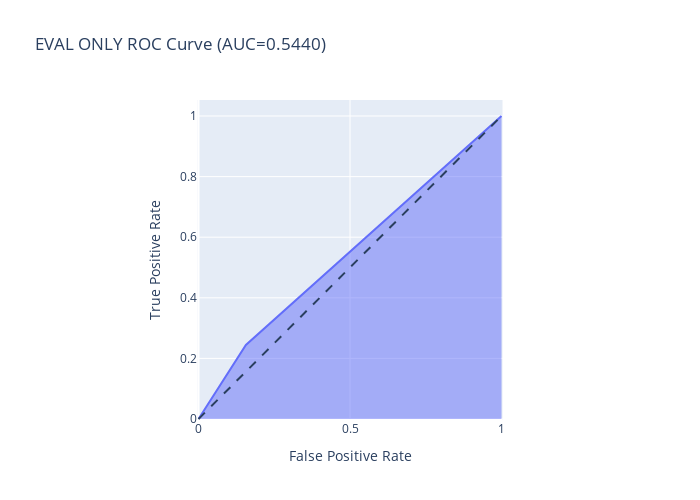
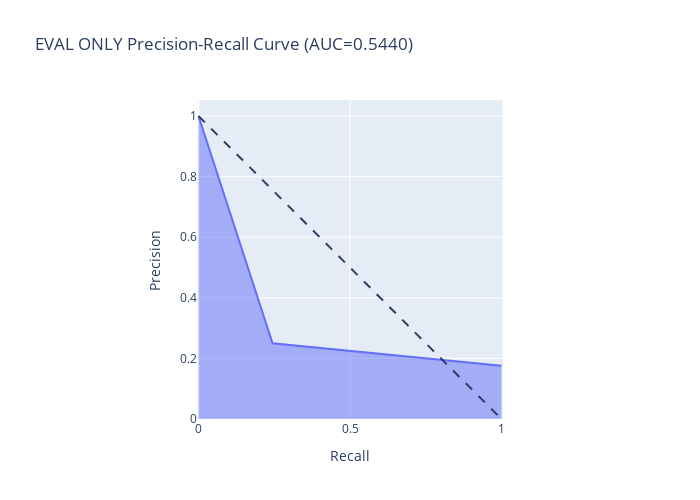

The notebook cell saved with these charts, in order:
### Code cell
fpr, tpr, thresholds = roc_curve(yground, ypreds)
precision, recall, thresholds = precision_recall_curve(yground, ypreds)

fig = px.area(
    x=fpr, y=tpr,
    title=f'EVAL ONLY ROC Curve (AUC={auc(fpr, tpr):.4f})',
    labels=dict(x='False Positive Rate', y='True Positive Rate'),
    width=700, height=500
)
fig.add_shape(
    type='line', line=dict(dash='dash'),
    x0=0, x1=1, y0=0, y1=1
)

fig.update_yaxes(scaleanchor="x", scaleratio=1)
fig.update_xaxes(constrain='domain')
fig.show()
plotly_plot(fig, filename=str(Path(graphPath / Path("NY_ROC_CURVE_EVALUTATION_single_image_per_patient_OF_HACKATHON_MODEL_75%.html"))), auto_open=False)

fig = px.area(
    x=recall, y=precision,
    title=f'EVAL ONLY Precision-Recall Curve (AUC={auc(fpr, tpr):.4f})',
    labels=dict(x='Recall', y='Precision'),
    width=700, height=500
)
fig.add_shape(
    type='line', line=dict(dash='dash'),
    x0=0, x1=1, y0=1, y1=0
)
fig.update_yaxes(scaleanchor="x", scaleratio=1)
fig.update_xaxes(constrain='domain')

fig.show()
plotly_plot(fig, filename=str(Path(graphPath / Path("NY_Precision-Recall_CURVE_EVALUTATION_single_image_per_patient_OF_HACKATHON_MODEL_75%.html"))), auto_open=False)

### Figure 1 — Plotly figure (JSON) as saved in the notebook; plotly's stock layout.template omitted (floating-point values rounded to 4 significant figures)
{"data": [{"fillpattern": {"shape": ""}, "hovertemplate": "False Positive Rate=%{x}<br>True Positive Rate=%{y}<extra></extra>", "legendgroup": "", "line": {"color": "#636efa"}, "marker": {"symbol": "circle"}, "mode": "lines", "name": "", "orientation": "v", "showlegend": false, "stackgroup": "1", "type": "scatter", "x": [0, 0.1564, 1], "xaxis": "x", "y": [0, 0.2444, 1], "yaxis": "y"}], "layout": {"height": 500, "legend": {"tracegroupgap": 0}, "shapes": [{"line": {"dash": "dash"}, "type": "line", "x0": 0, "x1": 1, "y0": 0, "y1": 1}], "title": {"text": "EVAL ONLY ROC Curve (AUC=0.5440)"}, "width": 700, "xaxis": {"anchor": "y", "constrain": "domain", "domain": [0, 1], "title": {"text": "False Positive Rate"}}, "yaxis": {"anchor": "x", "domain": [0, 1], "scaleanchor": "x", "scaleratio": 1, "title": {"text": "True Positive Rate"}}}}

### Figure 2 — Plotly figure (JSON) as saved in the notebook; plotly's stock layout.template omitted (floating-point values rounded to 4 significant figures)
{"data": [{"fillpattern": {"shape": ""}, "hovertemplate": "Recall=%{x}<br>Precision=%{y}<extra></extra>", "legendgroup": "", "line": {"color": "#636efa"}, "marker": {"symbol": "circle"}, "mode": "lines", "name": "", "orientation": "v", "showlegend": false, "stackgroup": "1", "type": "scatter", "x": [1, 0.2444, 0], "xaxis": "x", "y": [0.1758, 0.25, 1], "yaxis": "y"}], "layout": {"height": 500, "legend": {"tracegroupgap": 0}, "shapes": [{"line": {"dash": "dash"}, "type": "line", "x0": 0, "x1": 1, "y0": 1, "y1": 0}], "title": {"text": "EVAL ONLY Precision-Recall Curve (AUC=0.5440)"}, "width": 700, "xaxis": {"anchor": "y", "constrain": "domain", "domain": [0, 1], "title": {"text": "Recall"}}, "yaxis": {"anchor": "x", "domain": [0, 1], "scaleanchor": "x", "scaleratio": 1, "title": {"text": "Precision"}}}}
